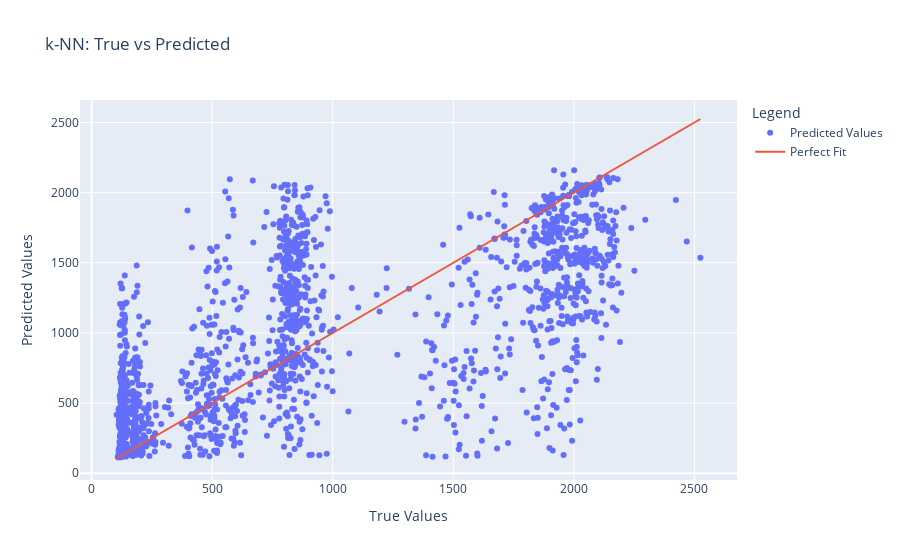

This figure's notebook cell:
### Markdown cell above
# k-Nearest Neighbors

### Code cell
from sklearn.neighbors import KNeighborsRegressor

# Initialize k-NN model
knn_model = KNeighborsRegressor(n_neighbors=5)

# Train the model
knn_model.fit(X_train, y_train)

# Predict on test set
y_pred_knn = knn_model.predict(X_test)

# Calculate the mean squared error
mse_knn = mean_squared_error(y_test, y_pred_knn)
print(f"Mean Squared Error for k-NN: {mse_knn:.2f}")

fig = go.Figure()
fig.add_trace(go.Scatter(x=y_test, y=y_pred_knn, mode='markers', name='Predicted Values'))
fig.add_trace(go.Scatter(x=[y_test.min(), y_test.max()], y=[y_test.min(), y_test.max()], mode='lines', name='Perfect Fit'))
fig.update_layout(title='k-NN: True vs Predicted', xaxis_title='True Values', yaxis_title='Predicted Values', legend_title='Legend')
fig.show()

### Figure 1 — Plotly figure (JSON) as saved in the notebook; plotly's stock layout.template omitted (floating-point values rounded to 4 significant figures; data arrays with more than 128 entries replaced by an {"elided": "..."} marker saying what was removed)
{"data": [{"mode": "markers", "name": "Predicted Values", "type": "scatter", "x": {"elided": "3243 float values"}, "y": {"elided": "3243 float values"}}, {"mode": "lines", "name": "Perfect Fit", "type": "scatter", "x": [103.5, 2525.0], "y": [103.5, 2525.0]}], "layout": {"legend": {"title": {"text": "Legend"}}, "title": {"text": "k-NN: True vs Predicted"}, "xaxis": {"title": {"text": "True Values"}}, "yaxis": {"title": {"text": "Predicted Values"}}}}
